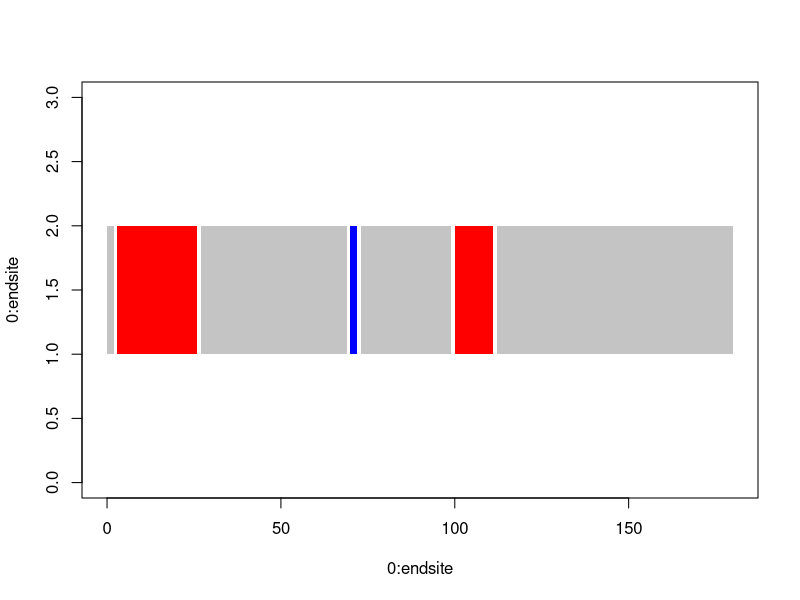

This figure's R source:

library(IRanges)

x = "24D+3_3I+70AAA_12D+100"

plotarray <- function(x,endsite){
  x <- unique(unlist(strsplit(x,"_|&")))
  x <- x[x!="NONE"]
  xd <- x[grep("D",x)]
  xi <- x[grep("I",x)]
  
  drange <- function(i){
    is <- as.numeric(sapply(i,function(y){strsplit(y,"D[+]")[[1]][2]}))
    iw <- as.numeric(sapply(i,function(y){strsplit(y,"D[+]")[[1]][1]}))
    return(IRanges(start = is,width = iw,type = "Del"))
  }
  xd <- drange(xd)
  irange <- function(i){
    is <- as.numeric(gsub("A|T|C|G", "", unlist(sapply(i,function(y){strsplit(y,"I[+]")[[1]][2]}))))
    iw <- as.numeric(sapply(i,function(y){strsplit(y,"I[+]")[[1]][1]}))
    return(IRanges(start = is,width = iw,type = "Ins"))
  }
  xi <- irange(xi)
  x <- c(xd,xi)
  all <- IRanges(start = 0,end = endsite,type = "All")
  back <- setdiff(all,x)
  mcols(back)$type <- "All"
  x <- c(x, back)
  coldata <- data.frame(col = c("red","blue","gray77"),type=c("Del","Ins","All"))
  cols <- coldata$col[match(x@elementMetadata$type,coldata$type)]
  plot(0:endsite, 0:endsite, xlim = c(0,endsite), ylim = c (0,3), type = "n")
  rect(start(x), 1, end(x), 2,col = cols,border = NA)
}

plotarray(x,180)
